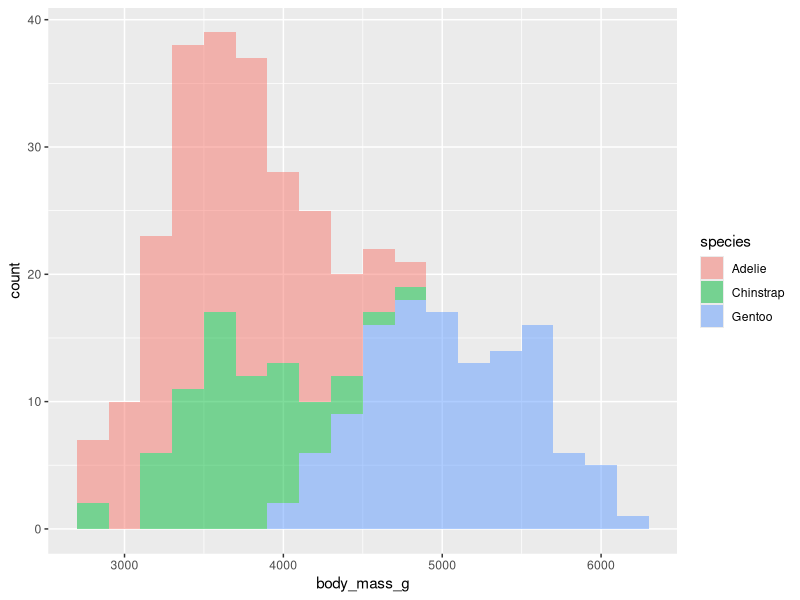
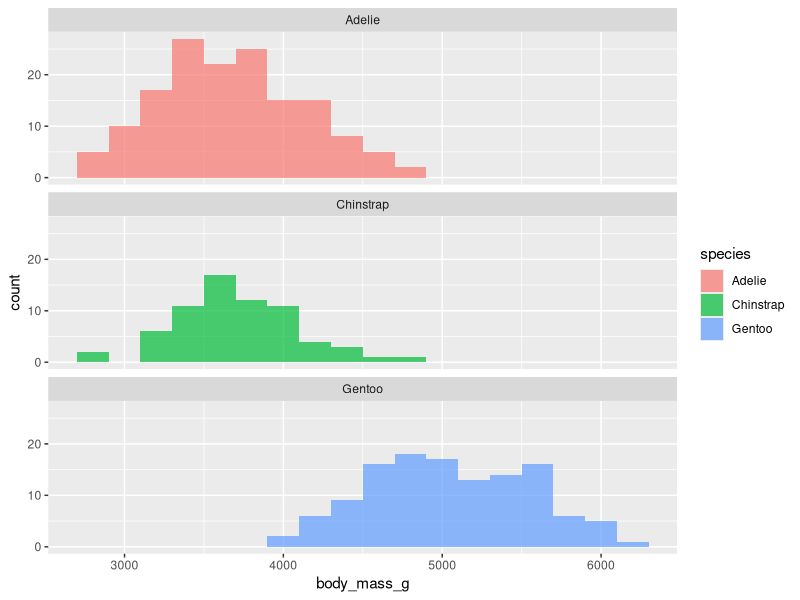
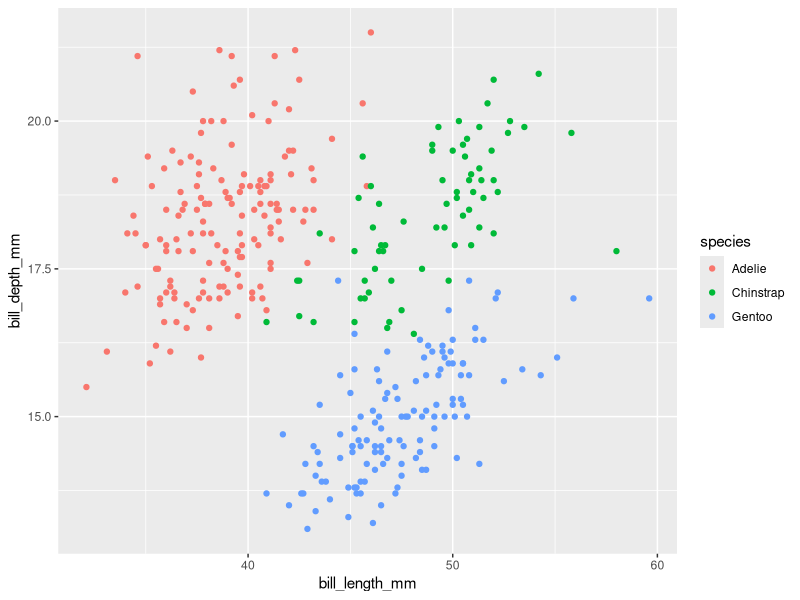
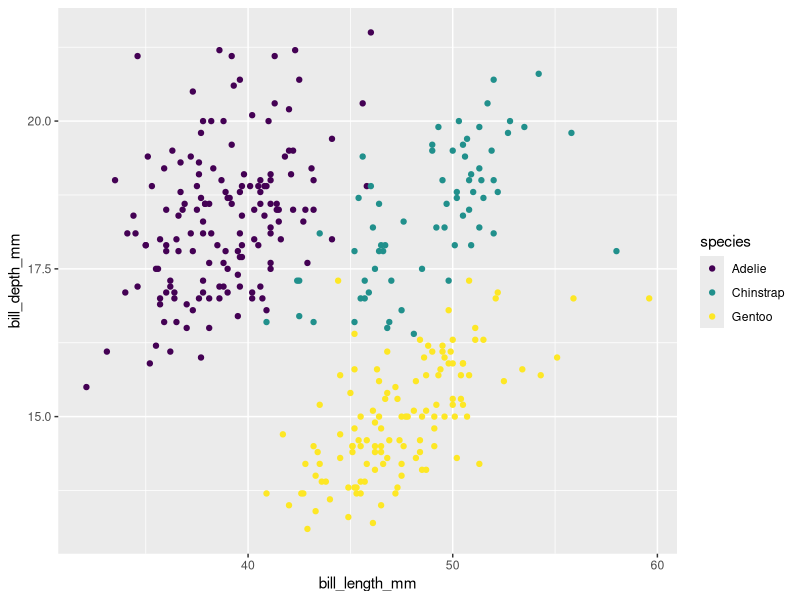
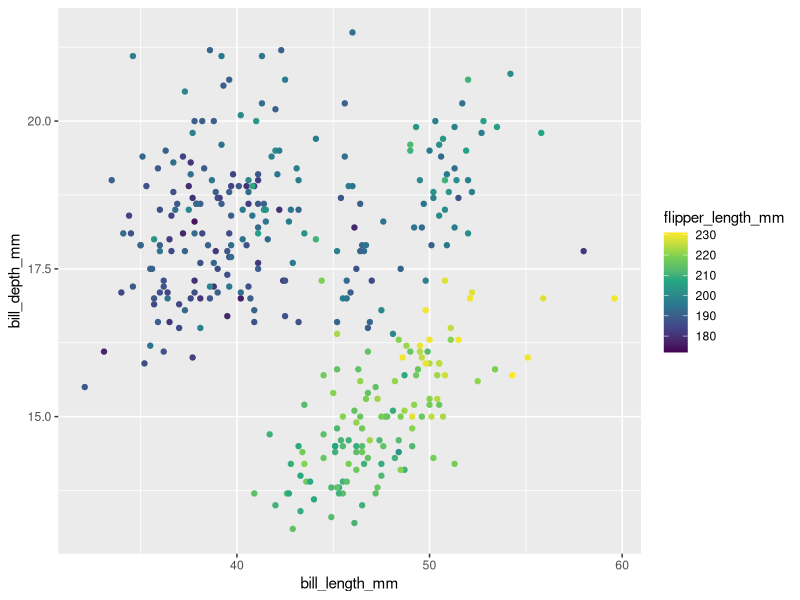
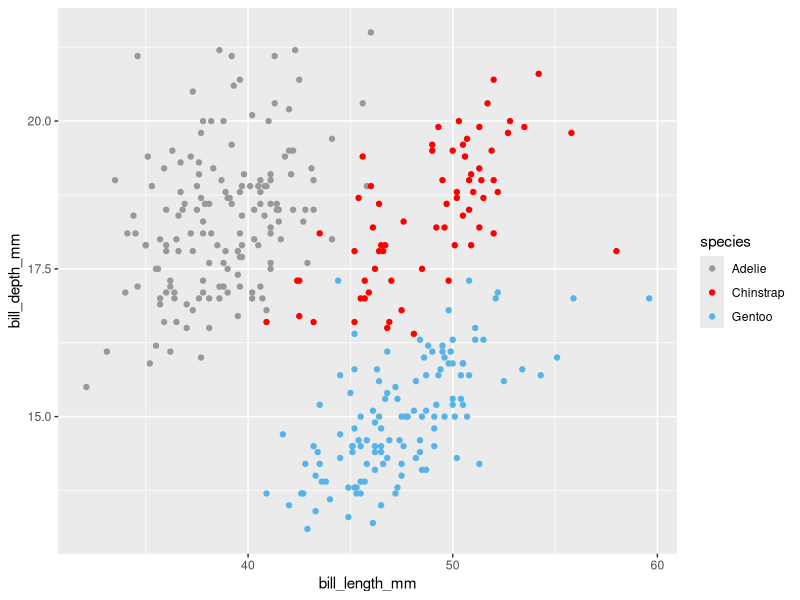
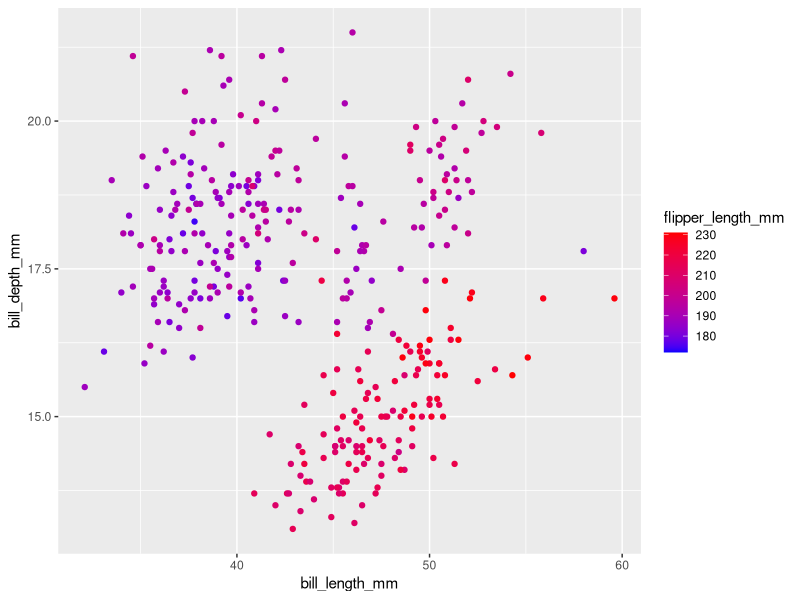

Here is the R script that generated these plots, in order:
## ---- chunk 1
#| message: false
#| warning: false
library(tidyverse)
library(palmerpenguins)
## ---- chunk 2

glimpse(penguins)

## ---- chunk 3
penguins |>
  mutate(body_mass_g = as.double(body_mass_g))
## ---- chunk 4

penguins |>
  group_by(species) |>
  summarise(nbill = mean(bill_length_mm, na.rm = T))

## ---- chunk 5


## ---- chunk 6



## ---- chunk 7

## ---- chunk 8
wolftheme <- theme(
  plot.title = element_text(family = "Helvetica", face = "bold", size = (30)),
  legend.title = element_text(colour = "red", face = "bold.italic", family = "Helvetica"),
  legend.text = element_text(face = "italic", colour = "darkred", family = "Helvetica"),
  axis.title = element_text(family = "Helvetica", size = (10), colour = "darkred"),
  axis.text = element_text(family = "Courier", colour = "black", size = (10))
)

# save your scatterplot as a R object and add the wolf theme to it using the +
## ---- chunk 9
penguins |>
  ggplot( 
       aes(x = body_mass_g, fill = species)) +
       geom_histogram(binwidth = 200, alpha = .5)
  # insert code here
## ---- chunk 10

## ---- chunk 11
penguins |>
  ggplot( 
       aes(x = body_mass_g, fill = species )) +
       geom_histogram(binwidth = 200, alpha = .7) +
       facet_wrap(~species, nrow = 3)
## ---- chunk 12
penguins |>
  ggplot(
    aes(x = bill_length_mm, bill_depth_mm , color = species)
  ) + 
  geom_point()
## ---- chunk 13
penguins |>
  ggplot(
    aes(x = bill_length_mm, bill_depth_mm , color = species)
  ) + 
  geom_point() + 
  scale_color_viridis_d()
## ---- chunk 14
penguins |>
  ggplot(
    aes(x = bill_length_mm, bill_depth_mm , color = flipper_length_mm)
  ) + 
  geom_point() +
  scale_color_viridis_c()
## ---- chunk 15
penguins |>
  ggplot(
    aes(x = bill_length_mm, bill_depth_mm , color = species)
  ) + 
  geom_point() + 
  scale_color_manual(values=c("#999999", "red", "#56B4E9"))
## ---- chunk 16
penguins |>
  ggplot(
    aes(x = bill_length_mm, bill_depth_mm , color = flipper_length_mm)
  ) + 
  geom_point() +
  scale_color_gradient(low="blue", high="red")
## ---- chunk 17


